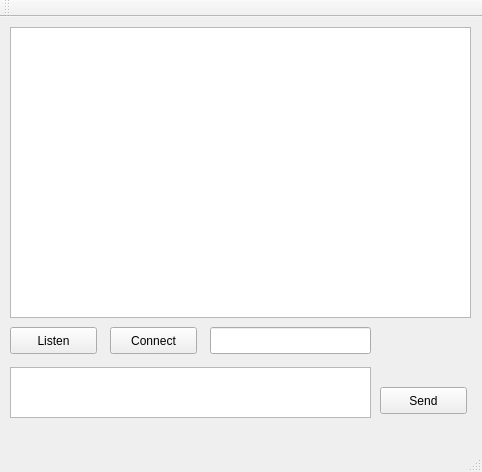
<?xml version="1.0" encoding="UTF-8"?>
<ui version="4.0">
 <class>MainWindow</class>
 <widget class="QMainWindow" name="MainWindow">
  <property name="geometry">
   <rect>
    <x>0</x>
    <y>0</y>
    <width>482</width>
    <height>472</height>
   </rect>
  </property>
  <property name="windowTitle">
   <string>LanChat</string>
  </property>
  <widget class="QWidget" name="centralWidget">
   <widget class="QPushButton" name="btnSend">
    <property name="geometry">
     <rect>
      <x>380</x>
      <y>370</y>
      <width>87</width>
      <height>27</height>
     </rect>
    </property>
    <property name="text">
     <string>Send</string>
    </property>
   </widget>
   <widget class="QTextEdit" name="textEdit">
    <property name="geometry">
     <rect>
      <x>10</x>
      <y>350</y>
      <width>361</width>
      <height>51</height>
     </rect>
    </property>
   </widget>
   <widget class="QTextEdit" name="textEdit_2">
    <property name="geometry">
     <rect>
      <x>10</x>
      <y>10</y>
      <width>461</width>
      <height>291</height>
     </rect>
    </property>
    <property name="readOnly">
     <bool>true</bool>
    </property>
   </widget>
   <widget class="QPushButton" name="btnConnect">
    <property name="geometry">
     <rect>
      <x>110</x>
      <y>310</y>
      <width>87</width>
      <height>27</height>
     </rect>
    </property>
    <property name="text">
     <string>Connect</string>
    </property>
   </widget>
   <widget class="QPushButton" name="btnListen">
    <property name="geometry">
     <rect>
      <x>10</x>
      <y>310</y>
      <width>87</width>
      <height>27</height>
     </rect>
    </property>
    <property name="text">
     <string>Listen</string>
    </property>
   </widget>
   <widget class="QLineEdit" name="lineEdit">
    <property name="geometry">
     <rect>
      <x>210</x>
      <y>310</y>
      <width>161</width>
      <height>27</height>
     </rect>
    </property>
   </widget>
  </widget>
  <widget class="QMenuBar" name="menuBar">
   <property name="geometry">
    <rect>
     <x>0</x>
     <y>0</y>
     <width>482</width>
     <height>25</height>
    </rect>
   </property>
  </widget>
  <widget class="QToolBar" name="mainToolBar">
   <attribute name="toolBarArea">
    <enum>TopToolBarArea</enum>
   </attribute>
   <attribute name="toolBarBreak">
    <bool>false</bool>
   </attribute>
  </widget>
  <widget class="QStatusBar" name="statusBar"/>
 </widget>
 <layoutdefault spacing="6" margin="11"/>
 <resources/>
 <connections/>
</ui>
